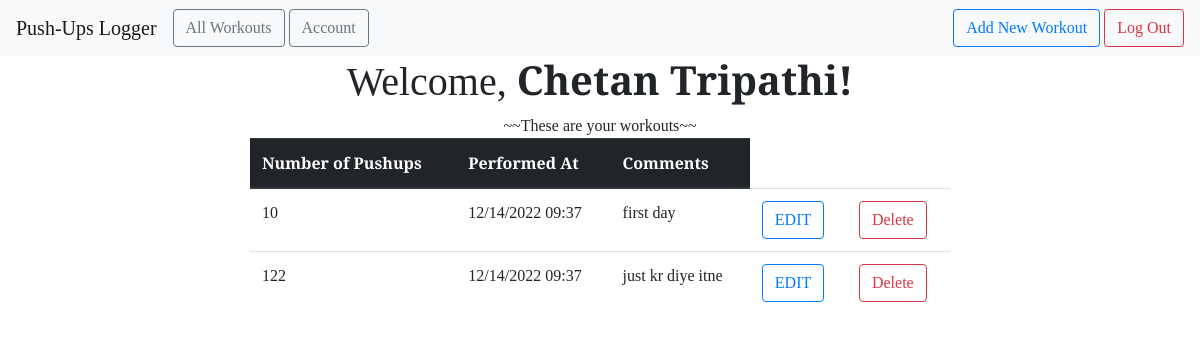
The page /all (signed in) on the database its author committed.
### PushUpLogger/models.py (models this page shows)
class User(db.Model, UserMixin):
    id = db.Column(db.Integer, primary_key=True)
    email = db.Column(db.String(100), unique=True)
    name = db.Column(db.String(100))
    password = db.Column(db.String(100))
    workouts = db.relationship('Workout', backref='author', lazy=True)

class Workout(db.Model):
    id = db.Column(db.Integer, primary_key=True)
    pushups = db.Column(db.Integer, nullable=False)
    date_posted = db.Column(db.DateTime, nullable=False, default=datetime.now())
    comment = db.Column(db.Text, nullable=False)
    user_id = db.Column(db.Integer, db.ForeignKey('user.id'), nullable=False)

### PushUpLogger/main.py (the view)
@main.route('/all')
@login_required
def user_workouts():
    user = User.query.filter_by(email = current_user.email).first_or_404()
    workouts = user.workouts
    flash('~~These are your workouts~~')
    return render_template('all_workouts.html', workouts=workouts, user=user)

### PushUpLogger/__init__.py (called while the page is built)
def create_app():
    app = Flask(__name__)
    app.config['SECRET_KEY'] = 'secret-key'
    app.config['SQLALCHEMY_DATABASE_URI'] = 'sqlite:///db.sqlite'
    db.init_app(app)
    login_manager = LoginManager()
    login_manager.login_view = 'auth.login'
    login_manager.init_app(app)
    from .models import User
    @login_manager.user_loader
    def load_user(user_id):
        return User.query.get(int(user_id))
    from .main import main as main_blueprint
    app.register_blueprint(main_blueprint)
    from .auth import auth as auth_blueprint
    app.register_blueprint(auth_blueprint)
    return app

### PushUpLogger/templates/all_workouts.html
{% extends "base.html" %}
{% block head %}
	{{ super() }}
	<link
			rel="stylesheet"
			href=" {{ url_for('static', filename='extended_beauty.css') }}"
	>
{% endblock %}
{% block content %}
<h1 style="text-align: center">
		Welcome, <strong> {{ user.name }}! </strong>
</h1>
<center>
	<div>
		{% with messages=get_flashed_messages() %}
			{% if messages %}
				<div class=flashes>
					{{ messages[0] }}
				</div>
			{% endif %}
		{% endwith %}
		<table class="table table-hover" style="width:700px">
			<thead class="thead-dark">
				<tr>
					<th scope="col">Number of Pushups</th>
					<th scope="col">Performed At</th>
					<th scope="col">Comments</th>
				</tr>
			</thead>
			<tbody>
				{% for workout in workouts %}
					<tr>
						<td> {{ workout.pushups }}</td>
						<td> {{ workout.date_posted.strftime('%m/%d/%Y %H:%M') }}</td>
						<td> {{ workout.comment }}</td>
						<td>
							<a
								href=" {{ url_for('main.update_workout', workout_id = workout.id) }}"
								class="btn btn-outline-primary"
								role="button"
							>EDIT</a>
						</td>
						<td>
							<a
								href=" {{ url_for('main.delete_workout', workout_id = workout.id) }} "
								class="btn btn-outline-danger"
								role="button"
							>Delete</a>
						</td>
					</tr>
				{% endfor %}
			</tbody>
		</table>
	</div>
</center>
{% endblock %}

### PushUpLogger/static/beauty.css (style rules this page uses)
* { font-family : "Arvo", serif; }

### PushUpLogger/static/extended_beauty.css (style rules this page uses)
h1, h2, h4, p { font-family : "Arvo", serif; }

### rows shown on the page
User: name "Chetan Tripathi"
Workout: pushups "10", date_posted "12/14/2022 09:37", comment "first day"
Workout: pushups "122", date_posted "12/14/2022 09:37", comment "just kr diye itne"

### other values the page prints
{{ messages[0] }} "~~These are your workouts~~"
